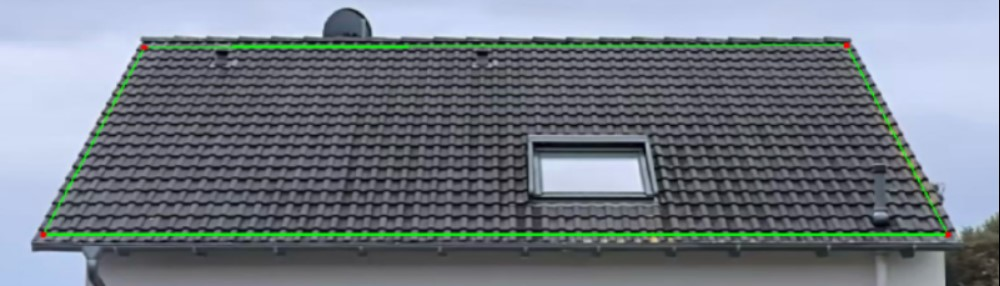
#> input picture Beispiel.jpg, 1000 x 286 px; its folder holds only this picture in this run
$ python -i GUI_Fourier.py   (imports and definitions only)   (older library calls are emulated)
#> lines starting #> are read from the running program, lines starting #| are printed output that depends on the picture; after the words box and inside, x2 and y2 are one past the last pixel; in counts of white or black regions, pixels touching at a corner belong together
import os
import re
import cv2
import numpy as np
import tkinter as tk
from tkinter import filedialog
from PIL import Image, ImageTk
import matplotlib.pyplot as plt
from collections import Counter
from tkinter import Toplevel
from scipy.signal import find_peaks


# Globale Variablen
# [1 line not run here, left out]


#################################################################### Funktionen ########################################################################
# [198 lines left out: functions fourier_from_list, increase_contrast, calculate_list, extract_vertical_lines, find_non_type_in_list, get_histogram and 6 more, not called in this run]

def is_letter(value):
    return isinstance(value, str) and value.isalpha()

# [91 lines left out: functions pad_dict_list, sharpen_image_x, sharpen_image_y, extrahiere_x_aus_dateiname, get_dachziegel_x_y, not called in this run]
def open_cv_window():
    global cv_image, current_filename

    # Bildpfad auswählen
    bildpfad = filedialog.askopenfilename()
#> the answer given: Beispiel.jpg
    if not bildpfad:
        return

    # Extrahiere den ursprünglichen Dateinamen aus dem ausgewählten Bildpfad
    current_filename = bildpfad.split('/')[-1].split('.')[0]

    # Bild mit OpenCV laden
    cv_image = cv2.imread(bildpfad)
#> cv_image is the input picture: shape (286, 1000, 3); mean B, G, R 132.4, 123.2, 114.9

    # Bildmitte berechnen
    h, w, _ = cv_image.shape
#> h = 286; w = 1000
    mitte_x, mitte_y = w // 2, h // 2
#> mitte_x = 500; mitte_y = 143

    # Punkte um die Bildmitte zentrieren
    verschiebung_x = 100  # Verschiebung vom Zentrum für den Startpunkt
    verschiebung_y = 100
    punkte = np.array([(mitte_x-verschiebung_x, mitte_y-verschiebung_y),
                       (mitte_x+verschiebung_x, mitte_y-verschiebung_y),
                       (mitte_x+verschiebung_x, mitte_y+verschiebung_y),
                       (mitte_x-verschiebung_x, mitte_y+verschiebung_y)], dtype=np.int32)

    moving_point = None

    def draw_points_and_lines(image, points):
        # Zeichne Linien zwischen den Punkten
        cv2.polylines(image, [points], isClosed=True, color=(0,255,0), thickness=2)
        # Zeichne die Punkte
        for point in points:
            cv2.circle(image, tuple(point), 5, (0, 0, 255), -1)
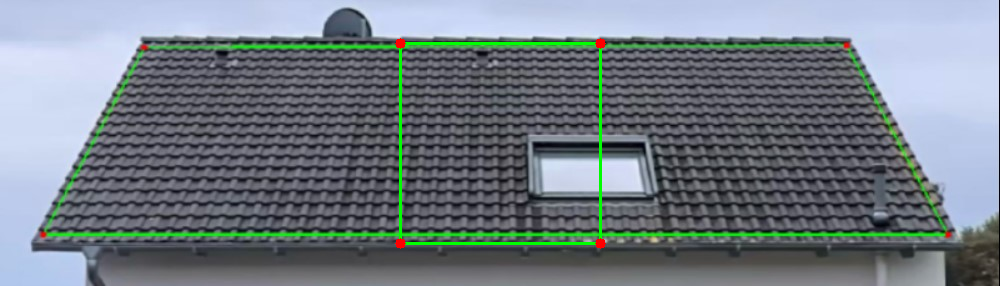
#> image: shape (286, 1000, 3); mean B, G, R 131.6, 124.4, 114.5

    # [12 lines left out: function mausklick, not called in this run]

    cv2.namedWindow("Roof area selection", cv2.WINDOW_NORMAL)
    cv2.resizeWindow("Roof area selection", 800, 600)  # Setzt die Fenstergröße auf 800x600
    cv2.setMouseCallback("Roof area selection", mausklick)

    while True:
        img_copy = cv_image.copy()
        draw_points_and_lines(img_copy, punkte)
        cv2.imshow("Roof area selection", img_copy)
        key = cv2.waitKey(1) & 0xFF
#> (key Esc is pressed here)
        if key == 13:  # Enter-Taste
            break

    cv2.destroyAllWindows()
    process_image(punkte)


def process_image(punkte):
    global photo, canvas, gewarptes_bild, fourier_button, cv_image

    # Extrahiere x- und y-Werte separat und berechne Pixelabmessungen
    x_values = [point[0] for point in punkte]
#> x_values = [400, 600, 600, 400]
    y_values = [point[1] for point in punkte]
#> y_values = [43, 43, 243, 243]
    min_x, max_x, min_y, max_y = min(x_values), max(x_values), min(y_values), max(y_values)
#> min_x = 400; max_x = 600; min_y = 43
    pixelbreite_b, pixelhoehe_b = max_x - min_x, max_y - min_y

    # Erstelle eine leere Maske und zeichne das Viereck
    mask = np.zeros(cv_image.shape[:2], dtype=np.uint8)
    punkte_arr = np.array(punkte, dtype=np.int32)
    cv2.fillPoly(mask, [punkte_arr], 255)
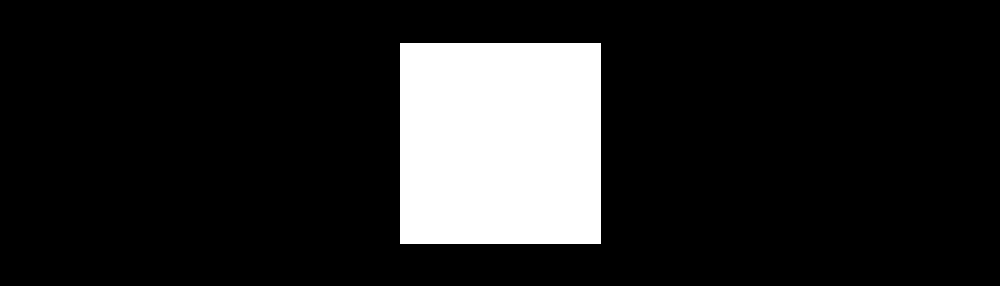
#> mask: shape (286, 1000); 14.1% white; 1 white region, box (x1, y1, x2, y2) and area: (400, 43, 601, 244) 40401

    # Schneide den ausgewählten Bereich aus und mache ihn transparent
    ausgeschnittener_bereich = cv2.bitwise_and(cv_image, cv_image, mask=mask)
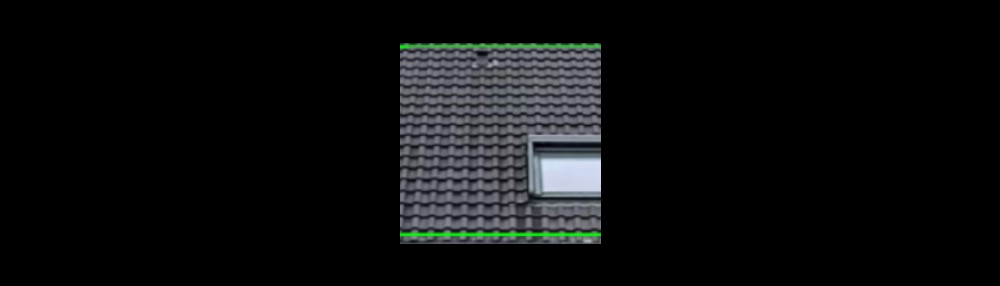
#> ausgeschnittener_bereich: shape (286, 1000, 3); mean B, G, R 13.9, 13.4, 12.4
    ausgeschnittener_bereich_rgba = cv2.cvtColor(ausgeschnittener_bereich, cv2.COLOR_BGR2BGRA)
    ausgeschnittener_bereich_rgba[np.where((ausgeschnittener_bereich == [0, 0, 0]).all(axis=2))] = [0, 0, 0, 0]

    # Warping des ausgeschnittenen Bereichs
    zielkoordinaten = np.array([[0, 0], [pixelbreite_b, 0], [pixelbreite_b, pixelhoehe_b], [0, pixelhoehe_b]], dtype=np.float32)
    transformationsmatrix = cv2.getPerspectiveTransform(punkte_arr.astype(np.float32), zielkoordinaten)
#> transformationsmatrix = [[1, -7.07e-18, -400], [-1.18e-17, 1, -43], [4e-19, -3.55e-19, 1]]
    gewarptes_bild = cv2.warpPerspective(ausgeschnittener_bereich_rgba, transformationsmatrix, (pixelbreite_b, pixelhoehe_b))
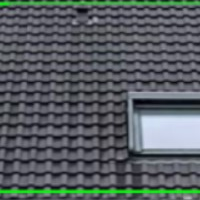
#> gewarptes_bild: shape (200, 200, 4); mean B, G, R, A 98.1, 94.7, 87.7, 255

    # Skalierung des Bildes, um es vollständig im Canvas anzuzeigen
#> (the run stopped early here; a loop or call above may not have finished)
